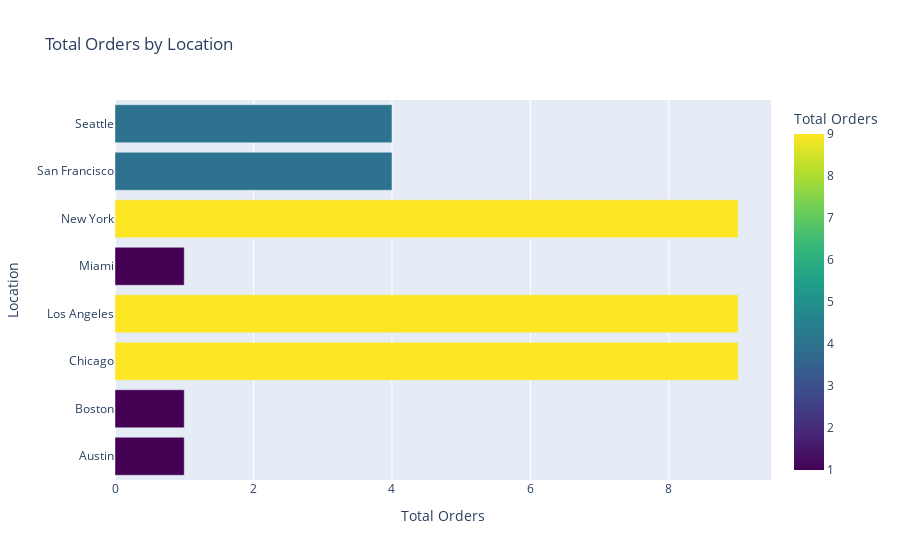

Notebook code cell kept with this figure:
### Markdown cell above
### Total Orders by Rating

This analysis investigates the relationship between customer ratings and the total number of orders placed. The data is grouped by customer ratings, and a bar chart is created using Plotly to visualize the number of orders associated with each rating.

- **X-axis**: Customer ratings (e.g., 1, 2, 3, 4, 5).
- **Y-axis**: The total number of orders linked to each rating.
- **Color Gradient**: The color gradient represents the number of orders, with lighter colors indicating fewer orders and darker shades representing higher order counts.

The interactive Plotly chart allows you to hover over the bars to see the exact number of orders for each rating. This visualization provides valuable insights into how customer satisfaction (as measured by ratings) correlates with the frequency of orders. Understanding this relationship can help businesses optimize customer experience and tailor marketing efforts based on customer feedback.

### Code cell
import plotly.express as px

# Group by location to see the total orders by location
location_order_analysis = final_data.groupby('Location').agg(
    total_orders=('Order ID', 'count'),
    avg_session_rating=('Session Rating', 'mean')
).reset_index()

# Visualization: Orders by Location using Plotly
fig = px.bar(location_order_analysis, 
             x='total_orders', 
             y='Location', 
             title='Total Orders by Location',
             labels={'total_orders': 'Total Orders', 'Location': 'Location'},
             color='total_orders',
             color_continuous_scale='Viridis',  # Changed to 'Viridis'
             orientation='h')

fig.show()

### Figure 1 — Plotly figure (JSON) as saved in the notebook; plotly's stock layout.template omitted (floating-point values rounded to 4 significant figures)
{"data": [{"alignmentgroup": "True", "hovertemplate": "Total Orders=%{marker.color}<br>Location=%{y}<extra></extra>", "legendgroup": "", "marker": {"color": [1, 1, 9, 9, 1, 9, 4, 4], "coloraxis": "coloraxis", "pattern": {"shape": ""}}, "name": "", "offsetgroup": "", "orientation": "h", "showlegend": false, "textposition": "auto", "type": "bar", "x": [1, 1, 9, 9, 1, 9, 4, 4], "xaxis": "x", "y": ["Austin", "Boston", "Chicago", "Los Angeles", "Miami", "New York", "San Francisco", "Seattle"], "yaxis": "y"}], "layout": {"autosize": true, "barmode": "relative", "coloraxis": {"colorbar": {"title": {"text": "Total Orders"}}, "colorscale": [[0, "#440154"], [0.1111, "#482878"], [0.2222, "#3e4989"], [0.3333, "#31688e"], [0.4444, "#26828e"], [0.5556, "#1f9e89"], [0.6667, "#35b779"], [0.7778, "#6ece58"], [0.8889, "#b5de2b"], [1, "#fde725"]]}, "legend": {"tracegroupgap": 0}, "title": {"text": "Total Orders by Location"}, "xaxis": {"anchor": "y", "autorange": true, "domain": [0, 1], "range": [0, 9.474], "title": {"text": "Total Orders"}, "type": "linear"}, "yaxis": {"anchor": "x", "autorange": true, "domain": [0, 1], "range": [-0.5, 7.5], "title": {"text": "Location"}, "type": "category"}}}
